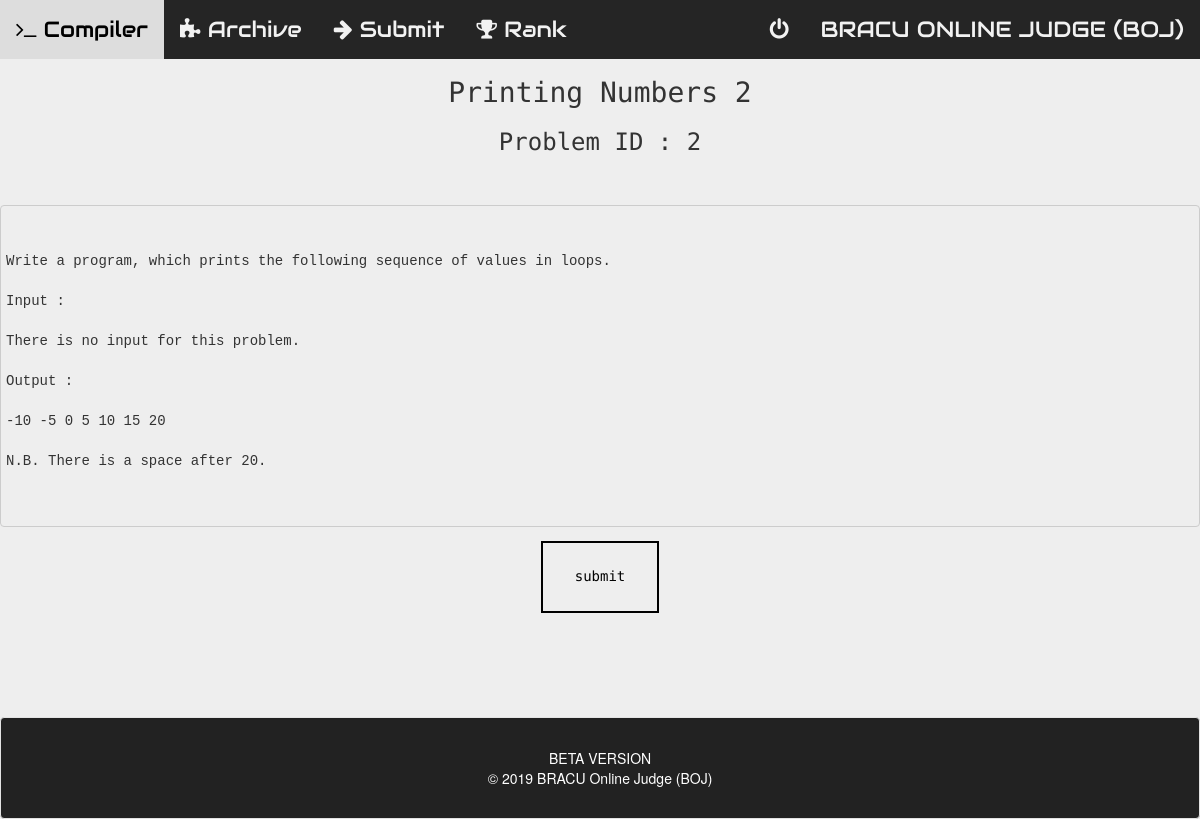
Screenshot of /view.php?id=2 with the database file from the repository.
### tables this page shows
CREATE TABLE `archive` (
  `question_id` varchar(255) NOT NULL,
  `problem_name` varchar(255) NOT NULL,
  `question` text NOT NULL,
  `test_case` varchar(10000) NOT NULL,
  `testcase_output` varchar(10000) NOT NULL,
  `difficulty` varchar(255) NOT NULL
);

### view.php (the view, shortened to what this page needs)
<?php include 'connection.php';
$id=$_REQUEST['id'];
$sqll = "SELECT question from archive where question_id = '" . $id . "'";
$resultt = mysqli_query($connection, $sqll);
$roww = mysqli_fetch_assoc($resultt);
$question = $roww['question'];
$sqll = "SELECT problem_name from archive where question_id = '" . $id . "'";
$resultt = mysqli_query($connection, $sqll);
$roww = mysqli_fetch_assoc($resultt);
$name = $roww['problem_name'];
?>
<!DOCTYPE html>
<html>
<head>
        <link rel="stylesheet" href="css/bootstrap.min.css">
        <link rel="stylesheet" href="css/font-awesome.min.css">
        <link rel="stylesheet" href="css/normalize.css">
        <link rel="stylesheet" href="css/main.css">
        <link rel="stylesheet" href="css/style.css">
        <link rel="stylesheet" href="style.css">
</head>
<body>
<div class="topbar">
        <div class="topnav-right">
            <a href="logout.php" float:left><i class="fa fa-power-off"></i></a>
            <a href="" float:left>BRACU ONLINE JUDGE (BOJ)</a>
        </div>
        <a href="compiler.php"><i class="fa fa-terminal"></i> Compiler</a>
        <a href="archive.php"><i class="fa fa-puzzle-piece"></i> Archive</a>
        <a href="submit.php"><i class="fa fa-arrow-right"></i> Submit</a>
        <a href="rank.php"><i class="fa fa-trophy"></i> Rank</a>
    </div>
<h1><?php echo $name ?></h1>
<h3>Problem ID :  <?php echo $id ?></h3>
<br><br>
<pre>
<div>
    <p id="demo"><?php echo $question?></p>
</div>
</pre>
<div class="wrapper">
<tr>
<a href="quicksubmit.php?id=<?php echo $id;?>" class="button button2"><h5>submit</h5></a>
</tr>
</div>
<div class="area">
<div class="well foot">
<div class="row area">
<div class="col-sm-3">
</div>
<div class="col-sm-5">
<div class="fm">
BETA VERSION<bR>
© 2019 BRACU Online Judge (BOJ)<br>
</div>
</div>
</div>
</div>
</div>
</body>
</html>

### css/main.css (style rules this page uses)
html { color: #222; font-size: 1em; line-height: 1.4; }

### css/style.css (style rules this page uses)
.area { margin:0px; padding:0px; }
.foot { background-color: #222222; color:white; margin-top:100px; margin-bottom:0px; padding-top:30px; padding-bottom: 30px; padding-left:0px; text-align:center; margin-left: 0px; margin-right: 0px; padding-right: 0px; }
.fm { margin-left: 100px; }
pre { background-color: #EEEEEE; font-family: Consolas,Menlo,Monaco,Lucida Console,Liberation Mono,DejaVu Sans Mono,Bitstream Vera Sans Mono,Courier New,monospace,serif; margin-bottom: 10px; max-height: 600px; overflow: auto; padding: 5px; width: auto; white-space: pre; }

### style.css (style rules this page uses)
.topbar { overflow: hidden; background-color: #252525; font-family: 'Audiowide'; font-size: 22px; }
.topbar a { float: left; display: block; color: #f2f2f2; text-align: center; padding: 14px 16px; text-decoration: none; border: none; }
.topnav-right { float: right; }

### view.php (style rules this page uses)
table , h1 , h3 , h5 { font-family: 'Source Code Pro'; text-align: center; }
body { background-color:#EEEEEE; }
.button { background-color: #4CAF50; border: none; color: #EEEEEE; padding: 16px 32px; text-align: center; text-decoration: none; display: inline-block; font-size: 16px; margin: 4px 2px; -webkit-transition-duration: 0.4s; transition-duration: 0.4s; cursor: pointer; }
.button2 { background-color: #EEEEEE; color: black; border: 2px solid black; }
.wrapper { text-align: center; }

### rows the page displays
archive: problem_name "Printing Numbers 2", question "Write a program, which prints the following sequence of values in loops. Input : There is no input for this problem. Output : -10 -5 0 5 10 15 20 N.B. There is a space after 20."

### other values shown
$id "2"
